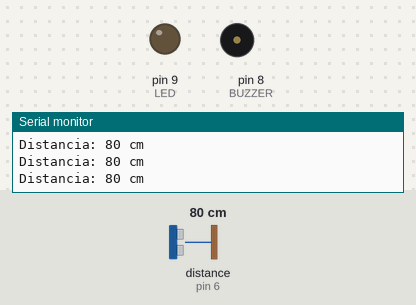
Bench run of a sketch on a simulated Arduino Uno, built with avr-gcc and run on an emulated ATmega328P. On the bench: output pins drawn as LEDs (lit = HIGH), buzzer (waves = sounding, pin HIGH), the last lines printed to the serial monitor. Wiring (inferred from the names in the program): ultrasonic range finder: trigger pin 7; echo pin 6. The test bench sets the inputs (shaded band); at power-on: distance to the obstacle (sensor on pin 6) 80 cm. The echo pulse lasts 58.3 µs per cm; pins used as bus, display or sensor lines are not drawn.

Above: at 1.2 s.
1.3 s: distance to the obstacle (sensor on pin 6) set to 22 cm
2.8 s: distance to the obstacle (sensor on pin 6) set to 18 cm
At 3.7 s:
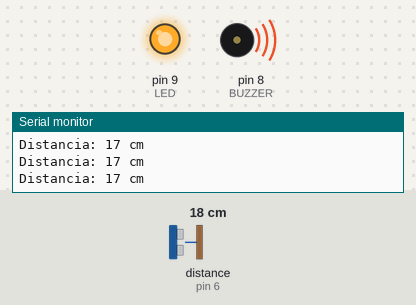
4.3 s: distance to the obstacle (sensor on pin 6) set to 35 cm
At 4.7 s:
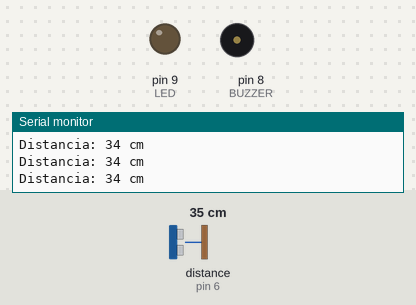
5.8 s: distance to the obstacle (sensor on pin 6) set to 2 cm
At 7.3 s:
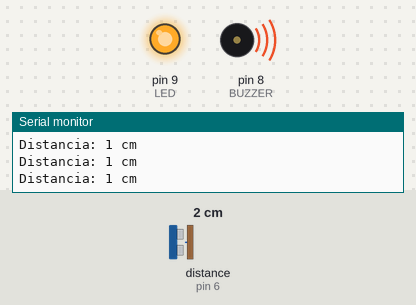
Timing chart, 0 to 8.3 s (numbered marks = the images above; inputs shaded):
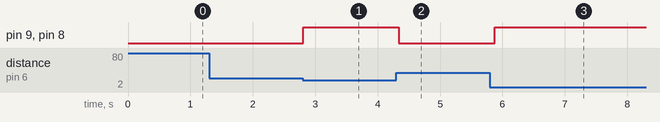

Measured:
- the behaviour switches between 21 and 20 cm on distance to the obstacle (sensor on pin 6) (found by bisection; images 0 and 1)
- after the input at 2.8 s, pin 9 (LED), pin 8 (BUZZER): LOW → HIGH at once
- after the input at 4.3 s, pin 9 (LED), pin 8 (BUZZER): HIGH → LOW at once
- after the input at 5.8 s, pin 9 (LED), pin 8 (BUZZER): LOW → HIGH after 0.08 s

The sketch:

p3_alarma.ino
```cpp
/*
 * P3: Alarma de Fortaleza - EigenRobotics
 *
 * Sistema de seguridad con sensor ultrasónico.
 * ¡No actives la alarma!
 *
 * Conceptos:
 * - Sensor HC-SR04 (ultrasonido)
 * - pulseIn(): medir tiempo de pulso
 * - Condicionales if/else
 * - Cálculo de distancia
 *
 * Circuito:
 * - HC-SR04: VCC->5V, Trig->7, Echo->6, GND->GND
 * - Buzzer: (+)->8, (-)>GND
 * - LED Rojo: pin 9 con resistencia 220 ohm
 */

const int TRIG = 7;
const int ECHO = 6;
const int BUZZER = 8;
const int LED = 9;

const int DISTANCIA_ALARMA = 20;  // cm - ajusta según tu fortaleza

void setup() {
  pinMode(TRIG, OUTPUT);
  pinMode(ECHO, INPUT);
  pinMode(BUZZER, OUTPUT);
  pinMode(LED, OUTPUT);

  Serial.begin(9600);
  Serial.println("Alarma de Fortaleza activada!");
  Serial.println("Distancia de deteccion: " + String(DISTANCIA_ALARMA) + " cm");
}

void loop() {
  int distancia = medirDistancia();

  // Mostrar en monitor serial
  Serial.print("Distancia: ");
  Serial.print(distancia);
  Serial.println(" cm");

  if (distancia > 0 && distancia < DISTANCIA_ALARMA) {
    // ¡INTRUSO DETECTADO!
    activarAlarma();
  } else {
    // Todo tranquilo
    desactivarAlarma();
  }

  delay(100);
}

int medirDistancia() {
  // Enviar pulso de 10 microsegundos
  digitalWrite(TRIG, LOW);
  delayMicroseconds(2);
  digitalWrite(TRIG, HIGH);
  delayMicroseconds(10);
  digitalWrite(TRIG, LOW);

  // Medir tiempo del eco
  long duracion = pulseIn(ECHO, HIGH, 30000);  // Timeout 30ms

  // Calcular distancia (velocidad del sonido = 343 m/s)
  // Distancia = (tiempo * velocidad) / 2
  // En cm: duracion(us) / 58
  int distancia = duracion / 58;

  return distancia;
}

void activarAlarma() {
  digitalWrite(LED, HIGH);
  digitalWrite(BUZZER, HIGH);
}

void desactivarAlarma() {
  digitalWrite(LED, LOW);
  digitalWrite(BUZZER, LOW);
}

/*
 * EXPERIMENTOS:
 *
 * 1. Cambia DISTANCIA_ALARMA para más/menos sensibilidad
 * 2. Añade cuenta atrás de 3 segundos antes de activar alarma
 * 3. Haz que el LED parpadee cuando está en modo "armado"
 * 4. Usa buzzer pasivo y tone() para diferentes sonidos
 */
```
